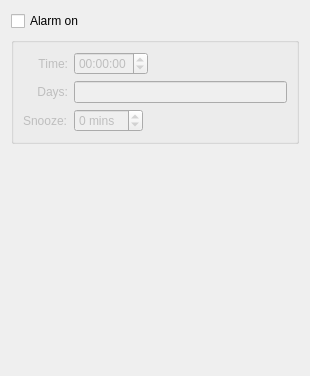
<ui version="4.0" >
 <class>AlarmBase</class>
 <widget class="QWidget" name="AlarmBase" >
  <property name="geometry" >
   <rect>
    <x>0</x>
    <y>0</y>
    <width>310</width>
    <height>376</height>
   </rect>
  </property>
  <property name="windowTitle" >
   <string>Clock</string>
  </property>
  <layout class="QVBoxLayout" >
   <item>
    <widget class="QCheckBox" name="alarmEnabled" >
     <property name="whatsThis" >
      <string>Check to enable the daily alarm</string>
     </property>
     <property name="text" >
      <string comment="Activate Alarm" >Alarm on</string>
     </property>
    </widget>
   </item>
   <item>
    <widget class="QGroupBox" name="groupBox" >
     <property name="enabled" >
      <bool>false</bool>
     </property>
     <property name="title" >
      <string/>
     </property>
     <layout class="QGridLayout" >
      <item row="0" column="0" >
       <widget class="QLabel" name="label" >
        <property name="text" >
         <string>Time:</string>
        </property>
        <property name="alignment" >
         <set>Qt::AlignRight|Qt::AlignTrailing|Qt::AlignVCenter</set>
        </property>
        <property name="buddy" >
         <cstring>alarmTimeEdit</cstring>
        </property>
       </widget>
      </item>
      <item row="0" column="1" >
       <layout class="QHBoxLayout" >
        <item>
         <widget class="QTimeEdit" name="alarmTimeEdit" >
          <property name="wrapping" >
           <bool>true</bool>
          </property>
         </widget>
        </item>
        <item>
         <spacer>
          <property name="orientation" >
           <enum>Qt::Horizontal</enum>
          </property>
          <property name="sizeHint" >
           <size>
            <width>111</width>
            <height>20</height>
           </size>
          </property>
         </spacer>
        </item>
       </layout>
      </item>
      <item row="1" column="0" >
       <widget class="QLabel" name="TextLabel1" >
        <property name="text" >
         <string>Days:</string>
        </property>
        <property name="alignment" >
         <set>Qt::AlignRight|Qt::AlignTrailing|Qt::AlignVCenter</set>
        </property>
        <property name="buddy" >
         <cstring>alarmDaysEdit</cstring>
        </property>
       </widget>
      </item>
      <item row="1" column="1" >
       <widget class="AlarmDaysEdit" name="alarmDaysEdit" >
        <property name="readOnly" >
         <bool>true</bool>
        </property>
       </widget>
      </item>
      <item row="2" column="0" >
       <widget class="QLabel" name="snoozeLabel" >
        <property name="text" >
         <string>Snooze:</string>
        </property>
        <property name="buddy" >
         <cstring>snoozeTimeSpinner</cstring>
        </property>
       </widget>
      </item>
      <item row="2" column="1" >
       <layout class="QHBoxLayout" >
        <item>
         <widget class="QSpinBox" name="snoozeTimeSpinner" >
          <property name="wrapping" >
           <bool>true</bool>
          </property>
          <property name="suffix" >
           <string> mins</string>
          </property>
          <property name="maximum" >
           <number>60</number>
          </property>
         </widget>
        </item>
        <item>
         <spacer>
          <property name="orientation" >
           <enum>Qt::Horizontal</enum>
          </property>
          <property name="sizeHint" >
           <size>
            <width>111</width>
            <height>20</height>
           </size>
          </property>
         </spacer>
        </item>
       </layout>
      </item>
     </layout>
    </widget>
   </item>
   <item>
    <spacer>
     <property name="orientation" >
      <enum>Qt::Vertical</enum>
     </property>
     <property name="sizeHint" >
      <size>
       <width>227</width>
       <height>171</height>
      </size>
     </property>
    </spacer>
   </item>
  </layout>
 </widget>
 <customwidgets>
  <customwidget>
   <class>AlarmDaysEdit</class>
   <extends>QLineEdit</extends>
   <header>alarmdaysedit.h</header>
  </customwidget>
 </customwidgets>
 <resources/>
 <connections>
  <connection>
   <sender>alarmEnabled</sender>
   <signal>toggled(bool)</signal>
   <receiver>groupBox</receiver>
   <slot>setEnabled(bool)</slot>
   <hints>
    <hint type="sourcelabel" >
     <x>20</x>
     <y>20</y>
    </hint>
    <hint type="destinationlabel" >
     <x>29</x>
     <y>65</y>
    </hint>
   </hints>
  </connection>
 </connections>
</ui>
